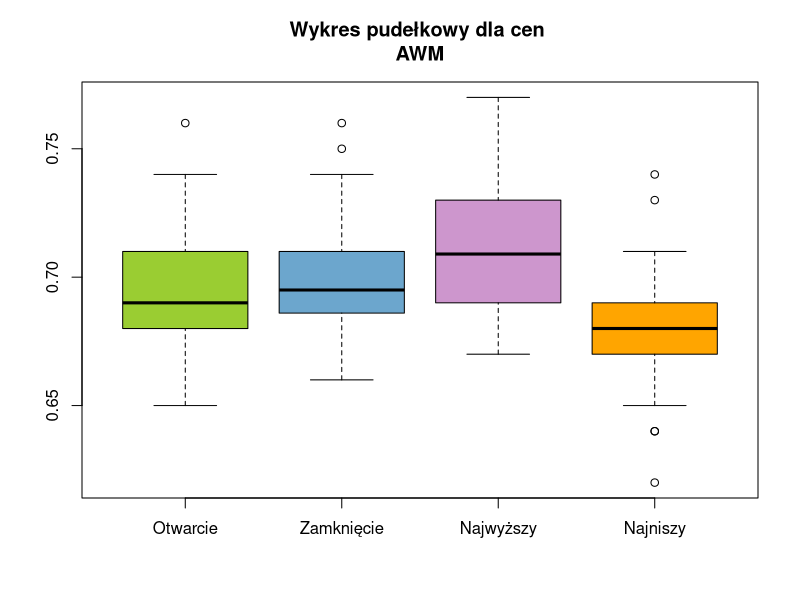
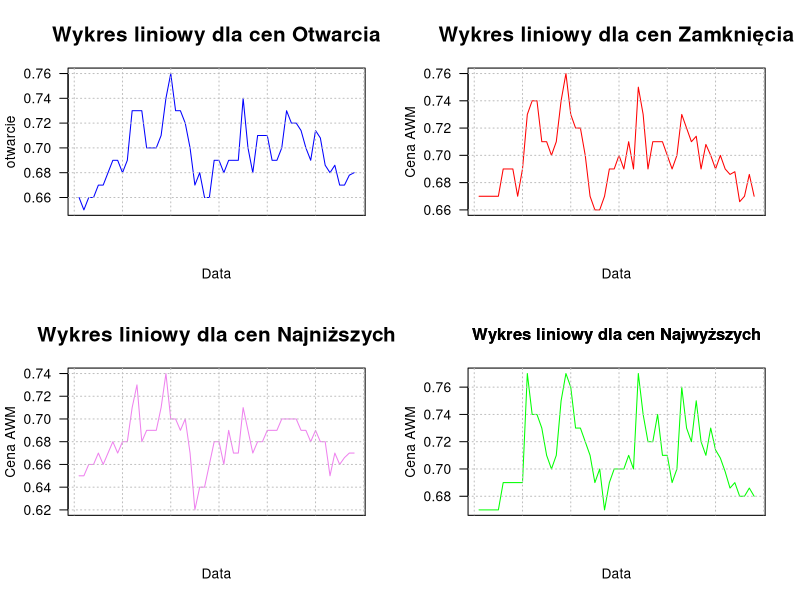
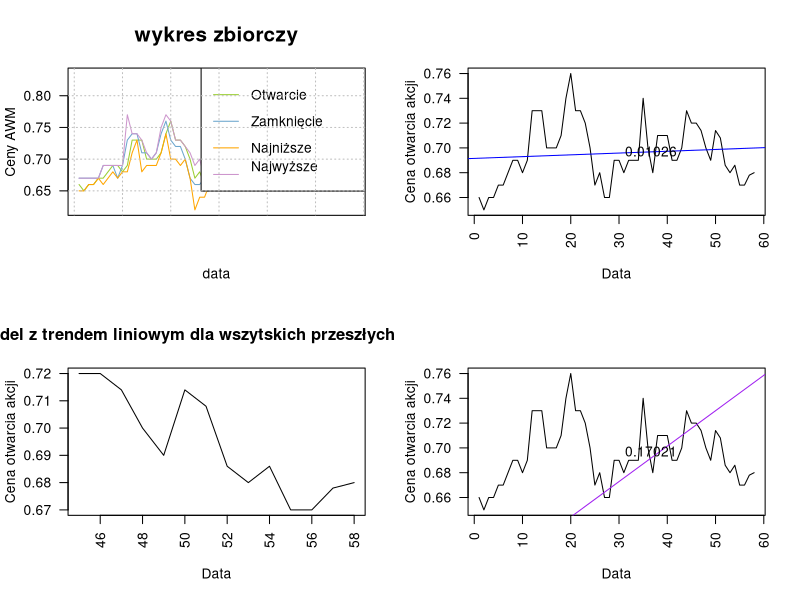
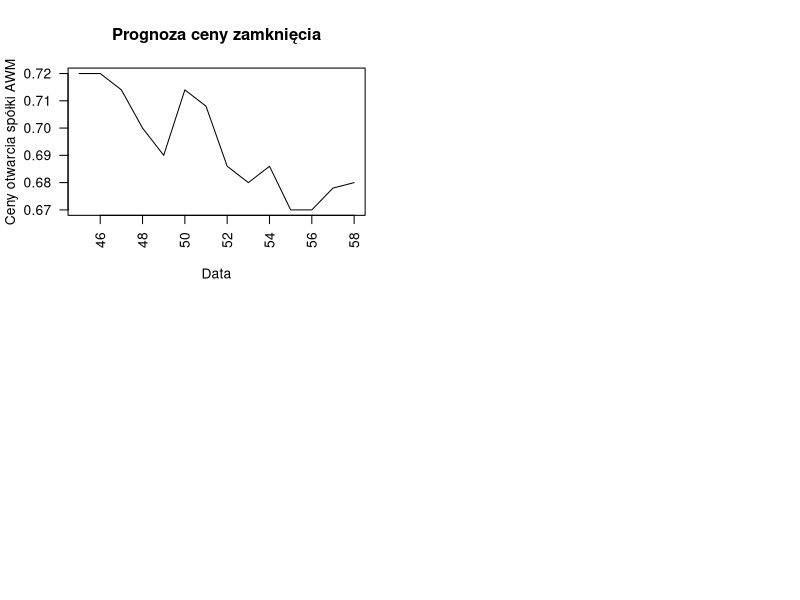

Recreate these plots in R, in order.
## ---- chunk 1
knitr::opts_chunk$set(echo = TRUE)
## ---- chunk 2
library(readxl)
dane<- read_excel("dane_awm.xlsx", range="A1:E59")
## ---- chunk 3
head(dane)
## ---- chunk 4
summary(dane)
## ---- chunk 5
otwarcie<-dane$Otwarcie
zamkniecie<-dane$Zamkniecie
najwyzszy<-dane$Najwyzszy
najnizszy<-dane$Najnizszy
data<-dane$Data
boxplot(otwarcie,zamkniecie,najwyzszy,najnizszy, main="Wykres pudełkowy dla cen 
AWM",col=c("yellowgreen","skyblue3","plum3","orange"),names=c("Otwarcie","Zamknięcie","Najwyższy","Najniszy"))
## ---- chunk 6
par(mfrow = c(2, 2),pty="m",las = 2)
matplot(otwarcie,type='l',col="blue",xlab = "Data",xaxt = "n")
title(main = list("Wykres liniowy dla cen Otwarcia" , font = 7, cex = 1.5))
axis(1, at = data, labels = levels(data),cex.axis = 0.6)
grid(NULL, NULL, col = "grey")
matplot(zamkniecie,type="l",col="red",xlab="Data",xaxt = "n",ylab="Cena AWM")
title(main = list("Wykres liniowy dla cen Zamknięcia" , font = 7, cex = 1.5))
axis(1, at = data, labels = levels(data),cex.axis = 0.6)
grid(NULL, NULL, col = "grey")
matplot(najnizszy,type='l',col="violet", xlab = "Data", xaxt = "n",ylab="Cena AWM")
title(main = list("Wykres liniowy dla cen Najniższych" , font = 7, cex = 1.5))
axis(1, at = data, labels = levels(data),cex.axis = 0.6)
grid(NULL, NULL, col = "grey")
matplot(najwyzszy,type='l',col="green",xlab = "Data",xaxt = "n",main="Wykres liniowy dla cen Najwyzszych",ylab="Cena AWM")
title(main="Wykres liniowy dla cen Najwyższych", font=7, cex=1.5)
axis(1, at = data, labels = levels(data),cex.axis = 0.6)
grid(NULL, NULL, col = "grey")
## ---- chunk 7
par(pty="m",las = 2)
matplot(otwarcie,type="l",col="yellowgreen", ylim=c(0.62  , 0.835),xlab="data", ylab="Ceny AWM",xaxt = "n")
title(main = list("wykres zbiorczy" , font = 7, cex = 1.5))
axis(1, at = data, labels = levels(data),cex.axis = 0.6)
lines(zamkniecie,col="skyblue3")
lines(najnizszy,col="orange")
lines(najwyzszy,col="plum3")
legend("topright", legend=c("Otwarcie", "Zamknięcie ","Najniższe","Najwyższe
                           "),
       col=c("yellowgreen", "skyblue3","orange","plum3"), lwd=1)
grid(NULL, NULL, col = "grey")
## ---- chunk 8
library(readxl)
dane <- read_excel("dane_awm.xlsx", range = "a1:b59")

data<-dane$Data
otwarcie<-dane$Otwarcie
dzien<-as.numeric(1:length(data))
d<-data.frame(dzien,data,otwarcie)
head(d)

## ---- chunk 9
zb_uczacy<-data.frame(dzien=dzien[1:45],data=data[1:45],otwarcie=otwarcie[1:45])
zb_testowy<-data.frame(dzien=dzien[45:nrow(dane)],otwarcie=otwarcie[45:nrow(dane)])
class(zb_testowy)
## ---- chunk 10
model<-lm(otwarcie~dzien)
summary(model)
plot(dzien,  otwarcie,type="l",pch=20, cex=1,xlab = "Data", ylab = "Cena otwarcia akcji")
abline(model, col="blue")
text(mean(dzien),mean(otwarcie), round(summary(model)$r.squared,5),pos=4)
## ---- chunk 11
prognoza<-predict(model, newdata = zb_testowy)
prognoza
plot(zb_testowy$dzien,zb_testowy$otwarcie,xlab = "Data",ylab = "Cena otwarcia akcji", main="Model z trendem liniowym dla wszytskich przeszłych danych", type="l")
lines(prognoza)
## ---- chunk 12
liczba_dni<-nrow(dane)
model_n<-lm(otwarcie~dzien,data=zb_uczacy[(liczba_dni+1-20):liczba_dni,])
summary(model_n)
plot(dzien,  otwarcie,type="l",xlab = "Data", ylab = "Cena otwarcia akcji")
abline(model_n, col="purple")
text(mean(dzien),mean(otwarcie), round(summary(model_n)$r.squared,5),pos=4)

## ---- chunk 13
prognoza1=predict(model_n, newdata = zb_testowy)
plot(zb_testowy$dzien, zb_testowy$otwarcie, xlab = "Data", ylab="Ceny otwarcia spółki AWM", type="l", main="Prognoza ceny zamknięcia")
lines(prognoza1, type="l", lwd = "2")
## ---- chunk 14
b_sredkw<-mean(((prognoza - zb_testowy$otwarcie)^2))
b_sredkw
stat_Th<-sum(((prognoza-zb_testowy$otwarcie)^2))/sum((zb_testowy$otwarcie^2))
stat_Th
## ---- chunk 15
b_sredkw<-mean(((prognoza1 - zb_testowy$otwarcie)^2))
b_sredkw
stat_Th<-sum(((prognoza1-zb_testowy$otwarcie)^2))/sum((zb_testowy$otwarcie^2))
stat_Th
